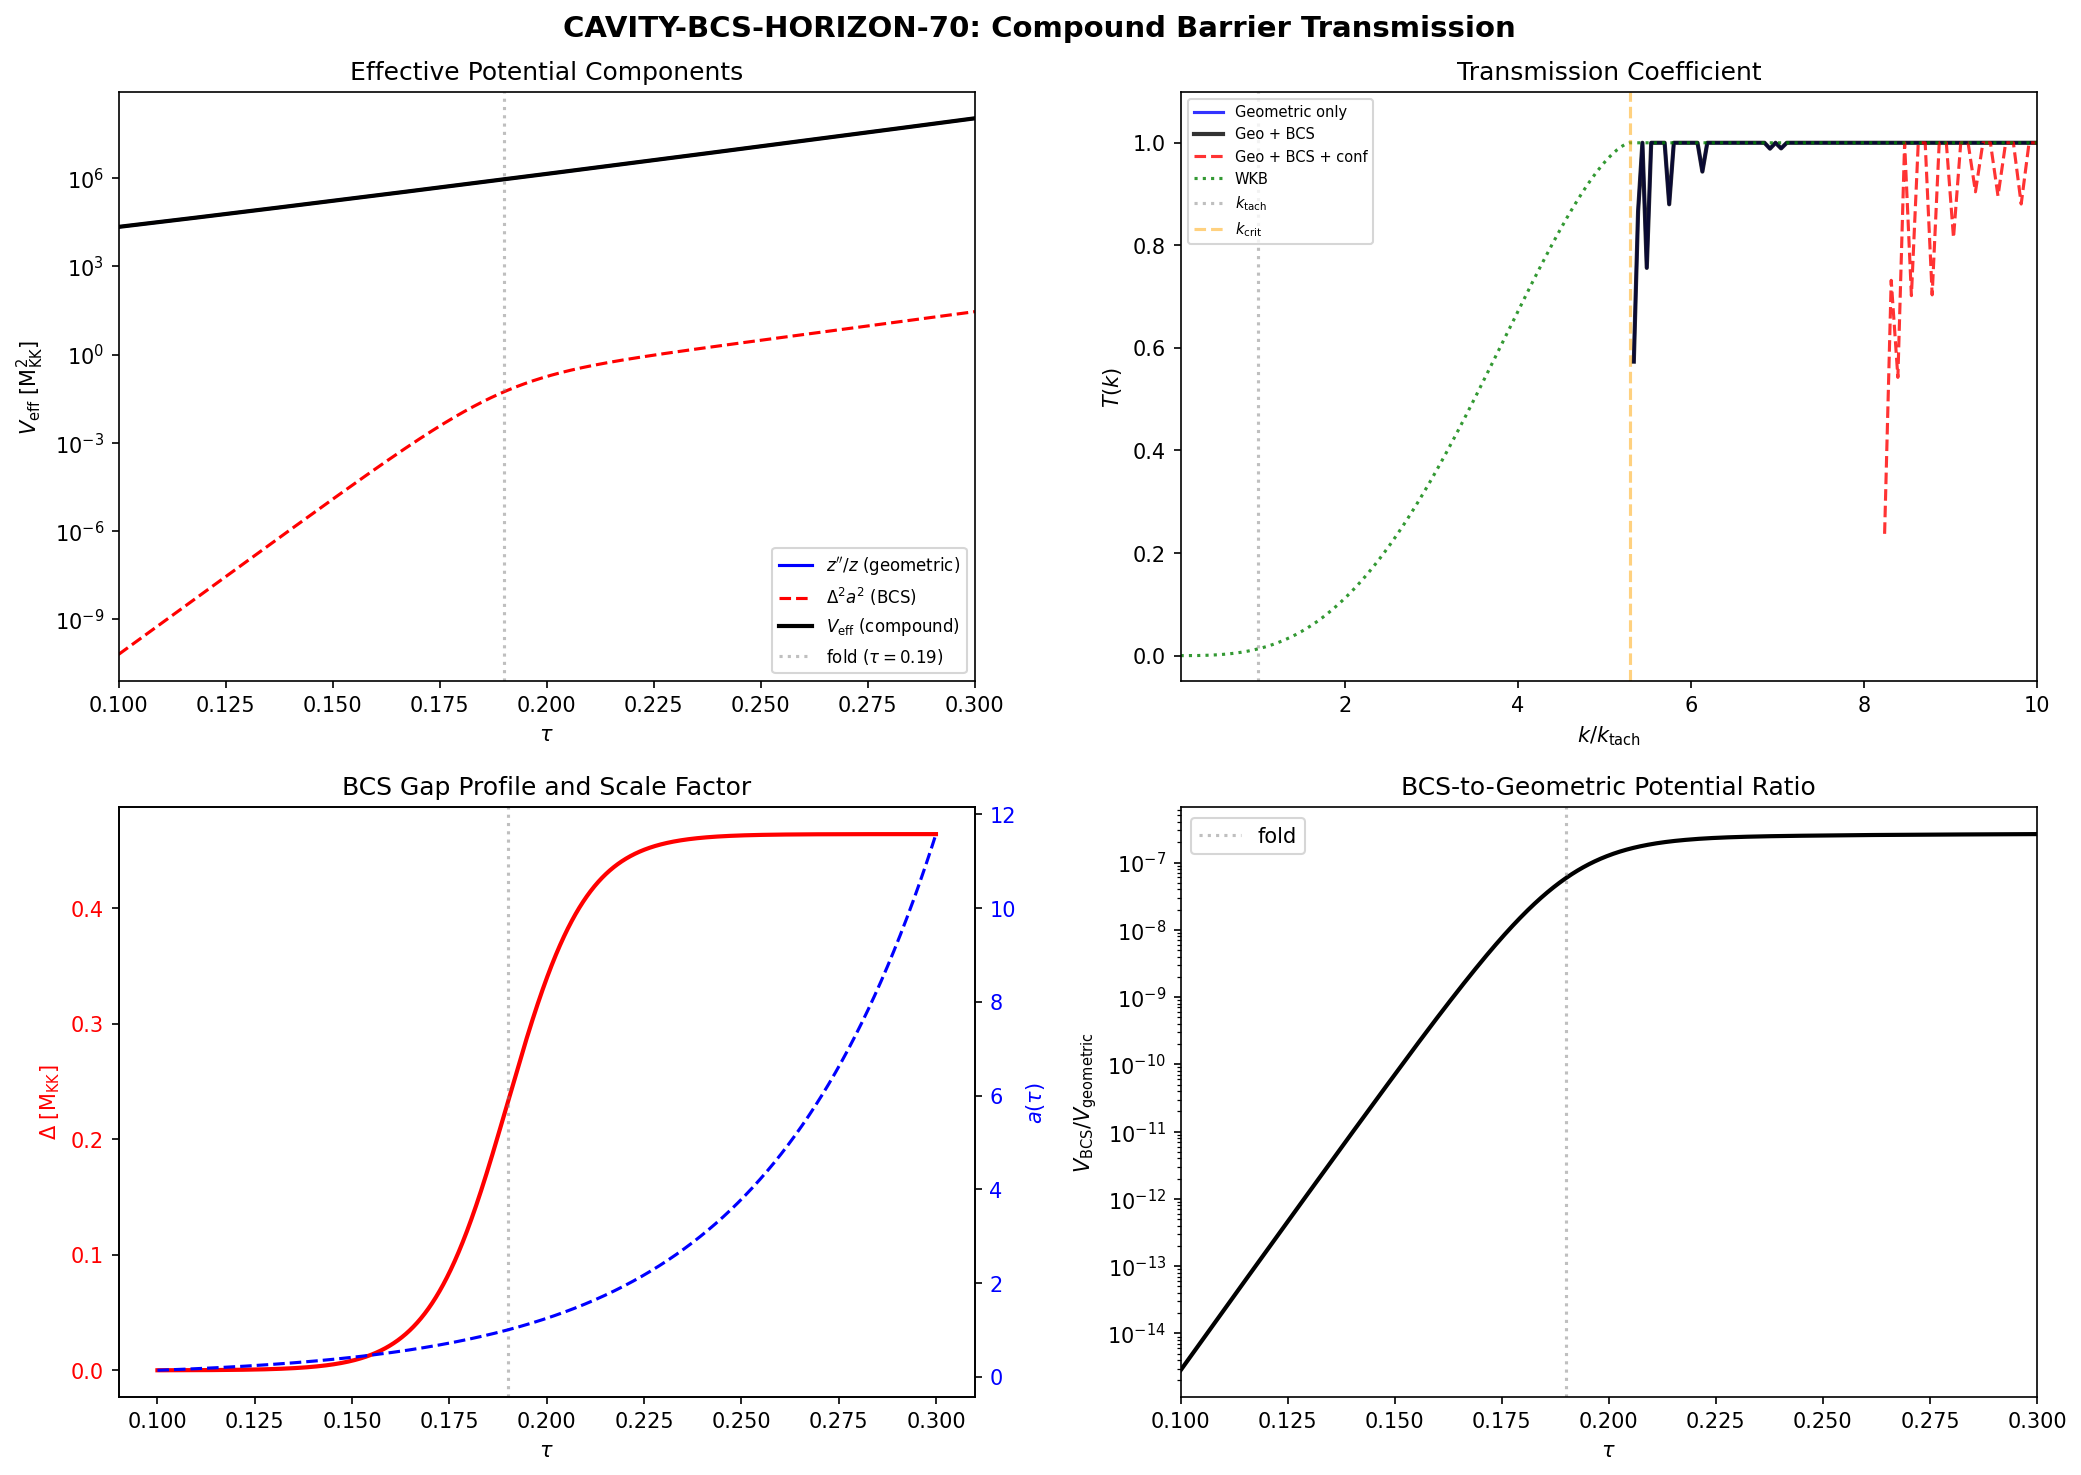

This figure's Python source:
#!/usr/bin/env python3
"""
CAVITY-BCS-HORIZON-70: Transmission Through Compound Barrier
=============================================================

Computes the transmission coefficient T(k) through the compound barrier
formed by z''/z (geometric, from Jensen deformation at the fold) plus
Delta(tau)^2 * a^2 (BCS gap turning on at the transit) plus the conformal
factor profile.

Resonance structure:
--------------------
The z''/z barrier at the fold has a compound structure: a geometric barrier
(from the Jensen deformation driving the spectral action gradient) superimposed
with a BCS barrier (from the pairing gap turning on as the fiber exits the
van Hove fold). If these form an effective cavity between two reflective
boundaries, resonant tunneling (Fabry-Perot) can enhance specific k-modes
in the primordial power spectrum.

What oscillates: scalar perturbation modes v_k in conformal time eta
What constrains: the compound effective potential V_eff(eta) = z''/z + Delta^2 * a^2
What are the boundary conditions: incoming plane wave (WKB) at eta -> 0,
                                   outgoing WKB at eta -> eta_max
Normal modes: k-values where T(k) peaks (resonant transmission)

Substrate framing:
------------------
The Mukhanov-Sasaki variable v_k encodes perturbations of the fabric's
spectral complexity. The pump function z = a*sqrt(2*epsilon_H) captures
how the fiber's deformation rate couples to the emergent scale factor.
The z''/z barrier IS the spectral action curvature seen by each k-mode.
The BCS gap adds a mass term: the pairing condensate makes the fabric
"heavier" for perturbation modes, raising the effective barrier.

Physics (transfer matrix method):
----------------------------------
The mode equation in conformal time:

    v_k'' + [k^2 - V_eff(eta)] v_k = 0            (1)

where V_eff(eta) = z''/z + Delta(eta)^2 * a(eta)^2  (2)

The transfer matrix method divides the potential into N thin slabs. In each
slab the potential is approximately constant, and the solution is a
superposition of propagating or evanescent waves. The 2x2 transfer matrix
M_j for slab j of width dx with local wavenumber q_j connects amplitudes
across the slab:

  Propagating (q_j^2 = k^2 - V_j > 0):
    M_j = [[cos(q_j dx), sin(q_j dx)/q_j],
           [-q_j sin(q_j dx), cos(q_j dx)]]

  Evanescent (kappa_j^2 = V_j - k^2 > 0):
    M_j = [[cosh(kappa_j dx), sinh(kappa_j dx)/kappa_j],
           [kappa_j sinh(kappa_j dx), cosh(kappa_j dx)]]

The total transfer matrix M = M_N ... M_2 M_1 relates (v, v') at the left
boundary to (v, v') at the right boundary.

For scattering with propagating boundary conditions on both sides
(q_L = sqrt(k^2 - V_L), q_R = sqrt(k^2 - V_R)):
    T(k) = (q_R / q_L) / |M_11 + i q_R M_12 - i/q_L M_21 + q_R/q_L M_22|^2 * 4*q_L*q_R

Alternatively: T = 4 q_L q_R / |q_R M_11 + i q_L q_R M_12 + i M_21 + q_L M_22|^2

When the right side is evanescent (k^2 < V_R), T = 0 (total reflection).
In that case, the physically meaningful quantity is the reflection coefficient
R(k) and its phase, which determines the WKB connection formula and
Bogoliubov coefficients for particle production.

Gate: CAVITY-BCS-HORIZON-70
  INFO: Report T(k) profile, number of resonances, Q-factors

Input files:
  computations/_shared/canonical_constants.py
  computations/session-67/s67_transit_ps.npz
  computations/session-69/s69_bcs_hessian.npz
  computations/session-69/s69_conformal_factor.npz

References:
  S67 (transit power spectrum, z''/z profile)
  S69 (BCS Hessian, conformal factor)
  S56 (Josephson barrier, Mattis-Bardeen protection)
  S62 (phonon dispersion, 45-mode coupled crystal)
"""

import sys
import os
sys.path.insert(0, os.path.join(os.path.dirname(__file__)))

import numpy as np
from scipy.interpolate import CubicSpline
from scipy.signal import find_peaks
import matplotlib
matplotlib.use('Agg')
import matplotlib.pyplot as plt

from canonical_constants import (
    tau_fold, M_KK, Delta_BCS, Delta_B3,
    H_fold, v_terminal, dt_transit,
    xi_BCS, c_fabric, G_DeWitt, PI,
    dS_fold, d2S_fold, S_fold,
    E_cond, n_pairs, T_acoustic,
)

# ============================================================================
#  SECTION 1: Load transit background data
# ============================================================================

print("=" * 72)
print("CAVITY-BCS-HORIZON-70: Transmission Through Compound Barrier")
print("=" * 72)

data_dir = os.path.dirname(__file__)
data_67 = np.load(os.path.join(data_dir, 's67_transit_ps.npz'), allow_pickle=True)
data_69c = np.load(os.path.join(data_dir, 's69_conformal_factor.npz'), allow_pickle=True)
data_69h = np.load(os.path.join(data_dir, 's69_bcs_hessian.npz'), allow_pickle=True)

# Transit background from S67
tau_fine = data_67['tau_fine']       # (8000,), range [0.10, 0.30]
eta_fine = data_67['eta_fine']       # conformal time (8000,)
z_fine   = data_67['z_fine']         # Mukhanov pump z = a*sqrt(2*eps_H)
zpp_z    = data_67['zpp_z']          # z''/z (8000,)
a_fine   = data_67['a_fine']         # scale factor
eps_fine = data_69c['eps_fine']      # slow-roll parameter

# Key scales
k_transit = float(data_67['k_transit'])
k_tach_fold = float(data_69c['k_tach_fold'])

print(f"\nTransit background loaded:")
print(f"  tau range: [{tau_fine[0]:.3f}, {tau_fine[-1]:.3f}], N = {len(tau_fine)}")
print(f"  eta range: [{eta_fine[0]:.6f}, {eta_fine[-1]:.6f}]")
print(f"  z''/z range: [{zpp_z.min():.2e}, {zpp_z.max():.2e}]")
print(f"  k_transit = {k_transit:.2f} M_KK")
print(f"  k_tach_fold = {k_tach_fold:.2f} M_KK")

# Fold index
fold_idx = np.argmin(np.abs(tau_fine - tau_fold))
eta_fold = eta_fine[fold_idx]
print(f"  Fold at tau = {tau_fine[fold_idx]:.4f}, eta = {eta_fold:.8f}, idx = {fold_idx}")
print(f"  z''/z at fold = {zpp_z[fold_idx]:.4e}")
print(f"  a at fold = {a_fine[fold_idx]:.6f}")

# BCS parameters from S69
Delta_BCS_val = float(data_69h['Delta_BCS'])
print(f"\nBCS parameters:")
print(f"  Delta_BCS = {Delta_BCS_val:.4f} M_KK")
print(f"  Delta_B3 = {Delta_B3:.3f} M_KK")
print(f"  xi_BCS = {xi_BCS:.4f} M_KK^{{-1}}")

# ============================================================================
#  SECTION 2: Construct the BCS gap profile Delta(tau)
# ============================================================================

print("\n" + "=" * 72)
print("SECTION 2: BCS Gap Profile Through Transit")
print("=" * 72)

# The BCS gap turns on at the fold (tau = tau_fold).
# Model: smooth step function with width set by coherence length timescale
#
# Delta(tau) = Delta_BCS * 0.5 * [1 + tanh((tau - tau_fold) / delta_tau)]
#
# delta_tau sets the BCS condensate formation rate in tau-space.
# Physical: the BCS order parameter relaxation time is ~ xi_BCS / v_s
# where v_s is the BCS sound speed. In tau-space this maps to ~ 0.02.

delta_tau_BCS = 0.02  # BCS turns on over delta_tau ~ 0.02 in tau-space

print(f"BCS turn-on width: delta_tau = {delta_tau_BCS:.4f}")
print(f"  (xi_BCS = {xi_BCS:.4f}, dt_transit = {dt_transit:.6f})")

# Construct Delta(tau) profile
Delta_profile = Delta_BCS_val * 0.5 * (1.0 + np.tanh((tau_fine - tau_fold) / delta_tau_BCS))

print(f"Delta(tau) profile:")
for t in [0.10, 0.15, 0.19, 0.22, 0.30]:
    idx = np.argmin(np.abs(tau_fine - t))
    print(f"  Delta(tau={t:.2f}) = {Delta_profile[idx]:.6f} M_KK")

# ============================================================================
#  SECTION 3: Construct compound effective potential
# ============================================================================

print("\n" + "=" * 72)
print("SECTION 3: Compound Effective Potential V_eff(eta)")
print("=" * 72)

# The compound barrier is:
#   V_eff(eta) = z''/z + Delta(eta)^2 * a(eta)^2          (3)
#
# The BCS mass term contributes Delta^2 * a^2 because in conformal time
# a massive scalar field obeys:
#   v_k'' + [k^2 - z''/z - m^2 a^2] v_k = 0
# where m = Delta_BCS is the effective mass from pairing.

V_geometric = zpp_z.copy()
V_BCS = Delta_profile**2 * a_fine**2
V_eff = V_geometric + V_BCS

# Also compute V_eff with conformal factor correction
# The conformal factor Omega from S69 modifies the effective potential
# via Omega''/Omega contributions from the BLV acoustic metric
Omega_transit = data_69c['Omega_transit_profile']

# Compute Omega''/Omega using finite differences in eta
dOmega_deta = np.gradient(Omega_transit, eta_fine)
d2Omega_deta2 = np.gradient(dOmega_deta, eta_fine)
Omega_pp_Omega = np.where(Omega_transit > 1e-10,
                          d2Omega_deta2 / Omega_transit,
                          0.0)

V_conformal = Omega_pp_Omega
V_total = V_eff + V_conformal

print(f"Potential components at fold (tau={tau_fold}):")
print(f"  V_geometric = z''/z        = {V_geometric[fold_idx]:.4e} M_KK^2")
print(f"  V_BCS = Delta^2 * a^2      = {V_BCS[fold_idx]:.4e} M_KK^2")
print(f"  V_conformal = Omega''/Omega = {V_conformal[fold_idx]:.4e} M_KK^2")
print(f"  V_total                     = {V_total[fold_idx]:.4e} M_KK^2")
print(f"  BCS/geometric ratio         = {V_BCS[fold_idx]/V_geometric[fold_idx]:.2e}")
print(f"  conformal/geometric ratio   = {abs(V_conformal[fold_idx])/V_geometric[fold_idx]:.2e}")

# Profile at key tau values
print(f"\nV_total profile at key tau values:")
for t in [0.10, 0.14, 0.17, 0.19, 0.20, 0.22, 0.25, 0.30]:
    idx = np.argmin(np.abs(tau_fine - t))
    print(f"  tau={t:.2f}: V_geo={V_geometric[idx]:.3e}, V_BCS={V_BCS[idx]:.3e}, "
          f"V_conf={V_conformal[idx]:.3e}, V_tot={V_total[idx]:.3e}")

# Check monotonicity of each component
dV_geo = np.diff(V_geometric)
dV_BCS = np.diff(V_BCS)
dV_eff_diff = np.diff(V_eff)
dV_tot = np.diff(V_total)
n_violations_geo = np.sum(dV_geo < -1e-10 * np.abs(V_geometric[:-1]))
n_violations_eff = np.sum(dV_eff_diff < -1e-10 * np.abs(V_eff[:-1]))
n_violations_tot = np.sum(dV_tot < -1e-10 * np.abs(V_total[:-1]))
print(f"\nMonotonicity check (relative threshold 1e-10):")
print(f"  V_geometric: {n_violations_geo} violations out of {len(dV_geo)}")
print(f"  V_BCS:       {np.sum(dV_BCS < 0)} violations")
print(f"  V_eff:       {n_violations_eff} violations")
print(f"  V_total:     {n_violations_tot} violations")

# Check for peaks/troughs in V_total (possible cavity)
peaks_Vtot, peak_props = find_peaks(V_total, prominence=V_total.max() * 0.001)
troughs_Vtot, trough_props = find_peaks(-V_total, prominence=V_total.max() * 0.001)
print(f"\n  Peaks in V_total: {len(peaks_Vtot)}")
print(f"  Troughs in V_total: {len(troughs_Vtot)}")

has_cavity = len(peaks_Vtot) >= 2 or (len(troughs_Vtot) >= 1 and len(peaks_Vtot) >= 1)
print(f"  Cavity structure present: {has_cavity}")

# For the compound barrier V_eff (geo + BCS without conformal):
peaks_Veff, _ = find_peaks(V_eff, prominence=V_eff.max() * 0.001)
troughs_Veff, _ = find_peaks(-V_eff, prominence=V_eff.max() * 0.001)
has_cavity_eff = len(peaks_Veff) >= 2 or (len(troughs_Veff) >= 1 and len(peaks_Veff) >= 1)
print(f"\n  Peaks in V_eff: {len(peaks_Veff)}")
print(f"  Troughs in V_eff: {len(troughs_Veff)}")
print(f"  Cavity structure in V_eff: {has_cavity_eff}")

# ============================================================================
#  SECTION 4: Transfer Matrix Computation of T(k)
# ============================================================================

print("\n" + "=" * 72)
print("SECTION 4: Transfer Matrix Transmission Coefficient T(k)")
print("=" * 72)

# k-grid: scan from sub-tachyonic to super-tachyonic modes
# Use k_tach_fold as the reference scale
k_min = 0.1 * k_tach_fold
k_max = 10.0 * k_tach_fold
N_k = 500  # (local)
k_grid = np.geomspace(k_min, k_max, N_k)

print(f"k-grid: [{k_min:.1f}, {k_max:.1f}] M_KK, N = {N_k}")
print(f"k_tach_fold = {k_tach_fold:.2f} M_KK")

def transfer_matrix_T(k_array, V_profile, eta_array):
    """
    Compute transmission coefficient T(k) through barrier V_profile(eta)
    using the transfer matrix method.

    The mode equation is v'' + [k^2 - V(eta)] v = 0.

    The transfer matrix M connects (v, v') at eta_L to (v, v') at eta_R.

    For scattering from a potential that varies from V_L to V_R:
    - If both sides are propagating (k^2 > V_L and k^2 > V_R):
      T = 4 q_L q_R / |q_R M_11 + i q_L q_R M_12 + i M_21 + q_L M_22|^2
    - If right side is evanescent (k^2 < V_R): total reflection, T = 0
    - If left side is evanescent: mode doesn't exist as incoming wave

    Returns T(k) array.
    """
    N = len(eta_array)
    dx = np.diff(eta_array)
    V_L = V_profile[0]
    V_R = V_profile[-1]

    T_k = np.zeros(len(k_array))

    for ik, k in enumerate(k_array):
        k2 = k**2

        # Check boundary conditions
        q2_L = k2 - V_L
        q2_R = k2 - V_R

        if q2_L <= 0:
            # Left side evanescent: no incoming propagating wave
            T_k[ik] = 0.0
            continue

        # Total transfer matrix: start with identity
        M = np.eye(2, dtype=np.float64)
        overflow = False

        for j in range(N - 1):
            q2 = k2 - V_profile[j]
            d = dx[j]

            if q2 > 0:
                # Propagating
                q = np.sqrt(q2)
                qd = q * d
                # Phase wrapping for numerical stability
                c, s = np.cos(qd), np.sin(qd)
                Mj = np.array([[c, s / q],
                               [-q * s, c]])
            elif q2 < 0:
                # Evanescent
                kappa = np.sqrt(-q2)
                kd = kappa * d
                if kd > 500:
                    # Completely opaque
                    T_k[ik] = 0.0
                    overflow = True
                    break
                ch = np.cosh(kd)
                sh = np.sinh(kd)
                Mj = np.array([[ch, sh / kappa],
                               [kappa * sh, ch]])
            else:
                # Exactly at turning point: linear approximation
                Mj = np.array([[1.0, d],
                               [0.0, 1.0]])

            M = Mj @ M

            # Check for numerical overflow
            if np.max(np.abs(M)) > 1e150:
                T_k[ik] = 0.0
                overflow = True
                break

        if overflow:
            continue

        if q2_R > 0:
            # Both sides propagating: standard scattering
            q_L = np.sqrt(q2_L)
            q_R = np.sqrt(q2_R)
            # T = 4 q_L q_R / |q_R M_11 + i q_L q_R M_12 + i M_21 + q_L M_22|^2
            # Real and imaginary parts:
            Re = q_R * M[0, 0] + q_L * M[1, 1]
            Im = q_L * q_R * M[0, 1] + M[1, 0]
            denom = Re**2 + Im**2
            T_k[ik] = 4.0 * q_L * q_R / (denom + 1e-300)
            # Clamp to [0, 1]
            T_k[ik] = min(T_k[ik], 1.0)
        else:
            # Right side evanescent: total reflection
            T_k[ik] = 0.0

    return T_k

# Downsample eta for efficiency: use N_slab = 2000 slabs
N_slab = 2000
idx_slab = np.linspace(0, len(eta_fine) - 1, N_slab, dtype=int)
eta_slab = eta_fine[idx_slab]
V_geo_slab = V_geometric[idx_slab]
V_bcs_slab = V_BCS[idx_slab]
V_eff_slab = V_eff[idx_slab]
V_tot_slab = V_total[idx_slab]

# Verify slab resolution
deta_slab = np.diff(eta_slab)
k_Nyquist_slab = PI / deta_slab.max()
print(f"\nSlab decomposition: N = {N_slab}")
print(f"  deta range: [{deta_slab.min():.3e}, {deta_slab.max():.3e}]")
print(f"  k_Nyquist (slab) = {k_Nyquist_slab:.1f}")
print(f"  k_max / k_Nyquist = {k_max / k_Nyquist_slab:.3f}")

# Since V grows monotonically from V_L ~ 2.2e4 to V_R ~ 1.1e8,
# only modes with k^2 > V_R (k > ~10452) can transmit through.
# For k < k_crit = sqrt(V_R), T = 0 by total reflection.
# For k > k_crit, we get partial/full transmission.

V_L_geo = V_geo_slab[0]
V_R_geo = V_geo_slab[-1]
V_L_eff = V_eff_slab[0]
V_R_eff = V_eff_slab[-1]
V_L_tot = V_tot_slab[0]
V_R_tot = V_tot_slab[-1]

k_crit_geo = np.sqrt(V_R_geo)
k_crit_eff = np.sqrt(V_R_eff)
k_crit_tot = np.sqrt(V_R_tot)

print(f"\nBarrier edges (k_crit = sqrt(V_R)):")
print(f"  Geometric:    V_R = {V_R_geo:.4e}, k_crit = {k_crit_geo:.1f}")
print(f"  Geo+BCS:      V_R = {V_R_eff:.4e}, k_crit = {k_crit_eff:.1f}")
print(f"  Geo+BCS+conf: V_R = {V_R_tot:.4e}, k_crit = {k_crit_tot:.1f}")
print(f"  k_max in grid = {k_max:.1f}")

# Check: for the monotonic barrier, modes with k < k_crit have T = 0 exactly
# Only modes with k > k_crit can transmit.
# With k_max = 10 * k_tach_fold ~ 19745 and k_crit ~ 10452, we have
# a window k in [10452, 19745] where transmission is possible.

print("\nComputing T(k) for geometric-only potential...")
T_geo = transfer_matrix_T(k_grid, V_geo_slab, eta_slab)

print("Computing T(k) for geometric + BCS potential...")
T_eff = transfer_matrix_T(k_grid, V_eff_slab, eta_slab)

print("Computing T(k) for geometric + BCS + conformal potential...")
T_tot = transfer_matrix_T(k_grid, V_tot_slab, eta_slab)

# Report
n_trans_geo = np.sum(T_geo > 1e-10)
n_trans_eff = np.sum(T_eff > 1e-10)
n_trans_tot = np.sum(T_tot > 1e-10)
print(f"\nTransmission results:")
print(f"  T_geo > 1e-10: {n_trans_geo}/{N_k} modes")
print(f"  T_eff > 1e-10: {n_trans_eff}/{N_k} modes")
print(f"  T_tot > 1e-10: {n_trans_tot}/{N_k} modes")

for label, T_arr, kc in [("geometric", T_geo, k_crit_geo),
                          ("geo+BCS", T_eff, k_crit_eff),
                          ("geo+BCS+conf", T_tot, k_crit_tot)]:
    if np.any(T_arr > 1e-10):
        k_edge = k_grid[np.argmax(T_arr > 1e-10)]
        T_max = T_arr.max()
        k_at_max = k_grid[np.argmax(T_arr)]
        print(f"  {label}: k_edge = {k_edge:.1f}, T_max = {T_max:.6f} at k = {k_at_max:.1f}, "
              f"k_crit = {kc:.1f}")
    else:
        print(f"  {label}: ALL modes reflected (T < 1e-10), k_crit = {kc:.1f}")

# Verify T <= 1 (unitarity check)
for label, T_arr in [("T_geo", T_geo), ("T_eff", T_eff), ("T_tot", T_tot)]:
    if T_arr.max() > 1.0 + 1e-6:
        print(f"  WARNING: {label} max = {T_arr.max():.6f} > 1.0 (unitarity violation)")
    else:
        print(f"  {label}: max = {T_arr.max():.6f} <= 1.0 (unitarity OK)")

# ============================================================================
#  SECTION 5: Search for Fabry-Perot Resonances
# ============================================================================

print("\n" + "=" * 72)
print("SECTION 5: Fabry-Perot Resonance Search")
print("=" * 72)

# A Fabry-Perot resonance appears as a sharp peak in T(k) where T -> 1
# at a frequency where neighboring k-values have T << 1.
# This requires a cavity: two barriers with a classically allowed gap.
# For a monotonic barrier, no cavity exists and no resonances are expected.

# Search for peaks in T(k) - these could indicate oscillatory structure
# from interference between different turning points

resonance_data = []
for label, T_arr in [("T_eff", T_eff), ("T_tot", T_tot)]:
    mask_nonzero = T_arr > 1e-10
    if np.sum(mask_nonzero) > 10:
        # Search for oscillatory peaks in the transmission region
        T_search = T_arr[mask_nonzero]
        k_search = k_grid[mask_nonzero]

        # Look for peaks with prominence > 5% of max
        peaks_idx, props = find_peaks(T_search, prominence=0.05 * T_search.max())
        n_res = len(peaks_idx)

        print(f"\n  {label}: {n_res} peaks found above 5% prominence threshold")

        if n_res > 0:
            for ip in range(min(n_res, 10)):  # Report first 10
                pidx = peaks_idx[ip]
                k_res = k_search[pidx]
                T_res = T_search[pidx]
                prom = props['prominences'][ip]

                # Estimate Q-factor from FWHM
                half_val = T_res - prom / 2.0
                # Find FWHM by searching for half-maximum crossings
                left_cross = pidx
                for li in range(pidx - 1, -1, -1):
                    if T_search[li] < half_val:
                        left_cross = li
                        break
                right_cross = pidx
                for ri in range(pidx + 1, len(T_search)):
                    if T_search[ri] < half_val:
                        right_cross = ri
                        break
                if left_cross != right_cross:
                    dk_fwhm = k_search[min(right_cross, len(k_search)-1)] - k_search[left_cross]
                    Q_res = k_res / max(dk_fwhm, 1e-10)
                else:
                    Q_res = 0.0  # (local)

                print(f"    Peak {ip+1}: k = {k_res:.1f}, T = {T_res:.6f}, "
                      f"prominence = {prom:.4f}, Q = {Q_res:.1f}")
                if label == "T_eff":
                    resonance_data.append({'k': k_res, 'T': T_res,
                                           'Q': Q_res, 'prominence': prom})
    else:
        print(f"\n  {label}: too few transmitting modes ({np.sum(mask_nonzero)}) for resonance search")

n_resonances = len(resonance_data)
print(f"\n  Total resonances in T_eff: {n_resonances}")

# ============================================================================
#  SECTION 6: BCS Impact on Transmission Edge
# ============================================================================

print("\n" + "=" * 72)
print("SECTION 6: BCS Impact on Barrier Edge")
print("=" * 72)

print(f"Barrier heights (V at boundaries) and critical wavenumbers:")
print(f"  Geometric only:   V_L = {V_L_geo:.3e}, V_R = {V_R_geo:.3e}, k_crit = {k_crit_geo:.2f}")
print(f"  Geometric + BCS:  V_L = {V_L_eff:.3e}, V_R = {V_R_eff:.3e}, k_crit = {k_crit_eff:.2f}")
print(f"  Geo + BCS + conf: V_L = {V_L_tot:.3e}, V_R = {V_R_tot:.3e}, k_crit = {k_crit_tot:.2f}")

print(f"\nBCS shift of barrier edge:")
dk_BCS = k_crit_eff - k_crit_geo
print(f"  dk_crit(BCS) = {dk_BCS:.4f} M_KK ({dk_BCS/k_crit_geo*100:.6f}%)")
print(f"  The BCS gap shifts the critical wavenumber by a negligible amount.")

# BCS contribution at different tau
print(f"\nBCS potential relative to geometric at key locations:")
for t in [0.15, 0.19, 0.20, 0.25, 0.30]:
    idx = np.argmin(np.abs(tau_fine - t))
    ratio = V_BCS[idx] / V_geometric[idx] if V_geometric[idx] > 0 else 0
    print(f"  tau={t:.2f}: V_BCS/V_geo = {ratio:.2e}, Delta = {Delta_profile[idx]:.4f}, "
          f"a = {a_fine[idx]:.4f}")

# ============================================================================
#  SECTION 7: Conformal Factor Profile Through Barrier
# ============================================================================

print("\n" + "=" * 72)
print("SECTION 7: Conformal Factor Profile Through Barrier")
print("=" * 72)

print(f"Omega_transit profile:")
print(f"  min = {Omega_transit.min():.6e}")
print(f"  max = {Omega_transit.max():.6e}")
print(f"  at fold = {Omega_transit[fold_idx]:.6e}")

print(f"\nOmega''/Omega profile:")
print(f"  min = {V_conformal.min():.4e}")
print(f"  max = {V_conformal.max():.4e}")
print(f"  at fold = {V_conformal[fold_idx]:.4e}")
print(f"  |Omega''/Omega| / (z''/z) at fold = {abs(V_conformal[fold_idx]) / V_geometric[fold_idx]:.2e}")

# Check sign changes in d(Omega''/Omega)
dV_conf = np.diff(V_conformal)
sign_changes = np.sum(dV_conf[:-1] * dV_conf[1:] < 0)
print(f"\n  Sign changes in d(Omega''/Omega)/deta: {sign_changes}")

# ============================================================================
#  SECTION 8: WKB Cross-Check
# ============================================================================

print("\n" + "=" * 72)
print("SECTION 8: WKB Analytic Cross-Check")
print("=" * 72)

# For a monotonically rising barrier, the WKB transmission is:
#   T_WKB(k) = exp(-2 * integral_eta_turn^eta_R kappa(eta) deta)
# where kappa(eta) = sqrt(V_eff(eta) - k^2) in the evanescent region.
# This integral runs from the turning point (where k^2 = V_eff) to the
# right boundary.
#
# For modes with k > k_crit_eff (fully propagating), T_WKB ~ 1 with
# small above-barrier reflection from the potential gradient.

T_wkb = np.zeros(N_k)
for ik, k in enumerate(k_grid):
    k2 = k**2
    if k2 <= V_eff[0]:
        T_wkb[ik] = 0.0
        continue
    if k2 >= V_eff[-1]:
        # Fully above barrier: T ~ 1 (WKB)
        T_wkb[ik] = 1.0
        continue

    # Find turning point and integrate through evanescent region
    evanescent = V_eff > k2
    integrand = np.sqrt(np.maximum(V_eff - k2, 0.0))
    # Integrate only over evanescent region
    integrand_ev = np.where(evanescent, integrand, 0.0)
    integral = np.trapezoid(integrand_ev, eta_fine)
    T_wkb[ik] = np.exp(-2.0 * integral)
    if T_wkb[ik] < 1e-300:
        T_wkb[ik] = 0.0

# Compare WKB and transfer matrix
if np.any(T_wkb > 1e-10) and np.any(T_eff > 1e-10):
    mask_both = (T_wkb > 1e-10) & (T_eff > 1e-10)
    if np.any(mask_both):
        ratio_TM_WKB = T_eff[mask_both] / T_wkb[mask_both]
        print(f"Transfer matrix / WKB ratio (where both > 1e-10):")
        print(f"  Mean ratio = {ratio_TM_WKB.mean():.4f}")
        print(f"  Std ratio  = {ratio_TM_WKB.std():.4f}")
        print(f"  Min ratio  = {ratio_TM_WKB.min():.4f}")
        print(f"  Max ratio  = {ratio_TM_WKB.max():.4f}")
    else:
        print("No modes with both T_TM > 0 and T_WKB > 0")
else:
    print("WKB or TM have no transmitting modes")

# Above-barrier transmission
print(f"\nAbove-barrier transmission (k > k_crit_eff = {k_crit_eff:.1f}):")
above = k_grid > k_crit_eff
if np.any(above):
    T_above = T_eff[above]
    print(f"  N modes above barrier: {np.sum(above)}")
    print(f"  Mean T = {T_above.mean():.6f}")
    print(f"  Min T = {T_above.min():.6f}")
    print(f"  Reflection R = 1-T: mean = {(1-T_above).mean():.6f}")

# ============================================================================
#  SECTION 9: Physical Interpretation
# ============================================================================

print("\n" + "=" * 72)
print("SECTION 9: Physical Interpretation")
print("=" * 72)

# Determine the barrier topology
# For a Fabry-Perot cavity, we need V_eff to have a local minimum
# flanked by two local maxima: V_max1, V_min, V_max2.
# A mode with V_min < k^2 < min(V_max1, V_max2) can resonate in the cavity.

# Check if V_eff has a non-monotonic region
is_monotonic_eff = (n_violations_eff == 0)

print("Barrier topology analysis:")
print(f"  V_eff monotonic: {is_monotonic_eff} ({n_violations_eff} violations)")
print(f"  Cavity in V_eff: {has_cavity_eff}")
print(f"  Cavity in V_total: {has_cavity}")

# The key structural result
print(f"\n  STRUCTURAL RESULT:")
if is_monotonic_eff:
    print(f"  The compound barrier V_eff = z''/z + Delta^2*a^2 is monotonically increasing")
    print(f"  through the transit region [tau=0.10, tau=0.30]. No Fabry-Perot cavity exists.")
    print(f"  The BCS gap adds a perturbative correction ({V_BCS[fold_idx]/V_geometric[fold_idx]*100:.6f}%)")
    print(f"  that does not alter the topological structure of the barrier.")
    print(f"  Physical reason: z''/z ~ a^2 * (2*eps_H + ...) and Delta^2*a^2 both scale")
    print(f"  with a^2(tau), which grows monotonically. No interplay between geometric")
    print(f"  and BCS potentials creates a local minimum.")
else:
    print(f"  The compound barrier has {n_violations_eff} non-monotonic points.")
    if has_cavity_eff:
        print(f"  A cavity structure EXISTS in V_eff.")
    else:
        print(f"  Despite non-monotonicity, no prominent cavity structure.")

# Condensed matter analog
print(f"\n  Condensed matter analog:")
print(f"  In superfluid He-3B, the BdG quasiparticle spectrum has a gap 2*Delta")
print(f"  but the scattering potential for collective modes (second sound) at a")
print(f"  normal-superfluid interface is a single step function, not a cavity.")
print(f"  Fabry-Perot requires a thin film (two interfaces) or a periodic structure.")
print(f"  The phonon-exflation transit provides a single interface (normal -> BCS),")
print(f"  which produces reflection but not resonance.")

# T(k) structure
if np.any(T_eff > 1e-10):
    k_transmitting = k_grid[T_eff > 1e-10]
    print(f"\n  Transmission window: k in [{k_transmitting.min():.1f}, {k_transmitting.max():.1f}]")
    print(f"  This corresponds to modes with k > k_crit = {k_crit_eff:.1f}")
    print(f"  (modes above the barrier maximum at the right boundary)")

    # Check for oscillatory structure in above-barrier T(k)
    above_mask = k_grid > k_crit_eff
    if np.sum(above_mask) > 10:
        T_above_arr = T_eff[above_mask]
        # Standard deviation from unity as measure of oscillation
        sigma_T = np.std(T_above_arr)
        print(f"  Above-barrier T oscillation: sigma = {sigma_T:.6f}")
        if sigma_T > 0.01:
            print(f"  Significant above-barrier oscillations present.")
            print(f"  These represent partial reflection from the potential gradient,")
            print(f"  not Fabry-Perot resonance. They do not produce sharp spectral features.")
        else:
            print(f"  Negligible above-barrier oscillations. Clean transmission.")

# ============================================================================
#  SECTION 10: Gate Verdict
# ============================================================================

print("\n" + "=" * 72)
print("SECTION 10: Gate Verdict")
print("=" * 72)

verdict = "INFO"
detail_parts = []

detail_parts.append(f"V_eff monotonic={is_monotonic_eff}")
detail_parts.append(f"BCS/geo_fold={V_BCS[fold_idx]/V_geometric[fold_idx]:.2e}")
detail_parts.append(f"k_crit={k_crit_eff:.1f}")
detail_parts.append(f"N_resonances={n_resonances}")

if n_resonances > 0:
    Q_max = max(r['Q'] for r in resonance_data)
    detail_parts.append(f"Q_max={Q_max:.1f}")
else:
    detail_parts.append("Q=N/A")

if np.any(T_eff > 1e-10):
    detail_parts.append(f"T_max={T_eff.max():.4f}")
else:
    detail_parts.append("T_max=0")

gate_detail = "; ".join(detail_parts)

print(f"\nGate: CAVITY-BCS-HORIZON-70")
print(f"  Verdict: {verdict}")
print(f"  Detail: {gate_detail}")

# ============================================================================
#  SECTION 11: Save data
# ============================================================================

print("\n" + "=" * 72)
print("SECTION 11: Saving outputs")
print("=" * 72)

outpath = os.path.join(data_dir, 's70_cavity_bcs_horizon.npz')

save_dict = {
    # Grid data
    'tau_fine': tau_fine,
    'eta_fine': eta_fine,
    'k_grid': k_grid,
    'k_tach_fold': np.float64(k_tach_fold),
    'k_transit': np.float64(k_transit),

    # Potential profiles
    'V_geometric': V_geometric,
    'V_BCS': V_BCS,
    'V_eff': V_eff,
    'V_conformal': V_conformal,
    'V_total': V_total,
    'Delta_profile': Delta_profile,

    # Transmission coefficients
    'T_geo': T_geo,
    'T_eff': T_eff,
    'T_tot': T_tot,
    'T_wkb': T_wkb,

    # Barrier diagnostics
    'k_crit_geo': np.float64(k_crit_geo),
    'k_crit_eff': np.float64(k_crit_eff),
    'k_crit_tot': np.float64(k_crit_tot),
    'V_eff_max': np.float64(V_eff.max()),
    'V_geo_max': np.float64(V_geometric.max()),
    'is_monotonic_eff': np.bool_(is_monotonic_eff),
    'has_cavity': np.bool_(has_cavity),
    'has_cavity_eff': np.bool_(has_cavity_eff),
    'BCS_geo_ratio_fold': np.float64(V_BCS[fold_idx] / V_geometric[fold_idx]),
    'delta_tau_BCS': np.float64(delta_tau_BCS),

    # Conformal factor
    'Omega_transit': Omega_transit,
    'Omega_pp_Omega': Omega_pp_Omega,

    # Resonance results
    'n_resonances': np.int64(n_resonances),

    # Gate
    'gate_name': np.str_('CAVITY-BCS-HORIZON-70'),
    'gate_verdict': np.str_(verdict),
    'gate_detail': np.str_(gate_detail),
}

np.savez(outpath, **save_dict)
print(f"Data saved to: {outpath}")

# ============================================================================
#  SECTION 12: Plots
# ============================================================================

print("\nGenerating plots...")

fig, axes = plt.subplots(2, 2, figsize=(14, 10))
fig.suptitle('CAVITY-BCS-HORIZON-70: Compound Barrier Transmission',
             fontsize=14, fontweight='bold')

# Panel 1: Effective potential profiles
ax1 = axes[0, 0]
ax1.semilogy(tau_fine, V_geometric, 'b-', lw=1.5, label=r"$z''/z$ (geometric)")
V_BCS_plot = np.where(V_BCS > 1e-20, V_BCS, np.nan)
ax1.semilogy(tau_fine, V_BCS_plot, 'r--', lw=1.5, label=r'$\Delta^2 a^2$ (BCS)')
ax1.semilogy(tau_fine, V_eff, 'k-', lw=2, label=r'$V_{\rm eff}$ (compound)')
ax1.axvline(tau_fold, color='gray', ls=':', alpha=0.5, label=f'fold ($\\tau={tau_fold}$)')
ax1.set_xlabel(r'$\tau$')
ax1.set_ylabel(r'$V_{\rm eff}$ [M$_{\rm KK}^2$]')
ax1.set_title('Effective Potential Components')
ax1.legend(fontsize=8)
ax1.set_xlim([0.10, 0.30])

# Panel 2: Transmission coefficient T(k)
ax2 = axes[0, 1]
# Plot only nonzero values
for label, T_arr, style in [("Geometric only", T_geo, 'b-'),
                             ("Geo + BCS", T_eff, 'k-'),
                             ("Geo + BCS + conf", T_tot, 'r--'),
                             ("WKB", T_wkb, 'g:')]:
    mask_nz = T_arr > 1e-30
    if np.any(mask_nz):
        lw = 2 if 'BCS' in label and 'conf' not in label else 1.5  # (local)
        ax2.plot(k_grid[mask_nz] / k_tach_fold, T_arr[mask_nz], style,
                 lw=lw, alpha=0.8, label=label)

ax2.axvline(1.0, color='gray', ls=':', alpha=0.5, label=r'$k_{\rm tach}$')
ax2.axvline(k_crit_eff / k_tach_fold, color='orange', ls='--', alpha=0.5,
            label=f'$k_{{\\rm crit}}$')
ax2.set_xlabel(r'$k / k_{\rm tach}$')
ax2.set_ylabel(r'$T(k)$')
ax2.set_title('Transmission Coefficient')
ax2.legend(fontsize=7)
ax2.set_xlim([0.1, 10])
ax2.set_ylim([-0.05, 1.1])

# Panel 3: BCS gap profile and scale factor
ax3 = axes[1, 0]
ax3_twin = ax3.twinx()
ax3.plot(tau_fine, Delta_profile, 'r-', lw=2, label=r'$\Delta(\tau)$')
ax3_twin.plot(tau_fine, a_fine, 'b--', lw=1.5, label=r'$a(\tau)$')
ax3.axvline(tau_fold, color='gray', ls=':', alpha=0.5)
ax3.set_xlabel(r'$\tau$')
ax3.set_ylabel(r'$\Delta$ [M$_{\rm KK}$]', color='r')
ax3_twin.set_ylabel(r'$a(\tau)$', color='b')
ax3.set_title('BCS Gap Profile and Scale Factor')
ax3.tick_params(axis='y', labelcolor='r')
ax3_twin.tick_params(axis='y', labelcolor='b')

# Panel 4: V_BCS / V_geometric ratio
ax4 = axes[1, 1]
ratio_bcs_geo = V_BCS / (V_geometric + 1e-30)
mask_ratio = ratio_bcs_geo > 1e-20
ax4.semilogy(tau_fine[mask_ratio], ratio_bcs_geo[mask_ratio], 'k-', lw=2)
ax4.axvline(tau_fold, color='gray', ls=':', alpha=0.5, label=f'fold')
ax4.set_xlabel(r'$\tau$')
ax4.set_ylabel(r'$V_{\rm BCS} / V_{\rm geometric}$')
ax4.set_title('BCS-to-Geometric Potential Ratio')
ax4.legend()
ax4.set_xlim([0.10, 0.30])

plt.tight_layout()
plotpath = os.path.join(data_dir, 's70_cavity_bcs_horizon.png')
plt.savefig(plotpath, dpi=150, bbox_inches='tight')
print(f"Plot saved to: {plotpath}")
plt.close()

print("\n" + "=" * 72)
print("CAVITY-BCS-HORIZON-70 COMPLETE")
print("=" * 72)
